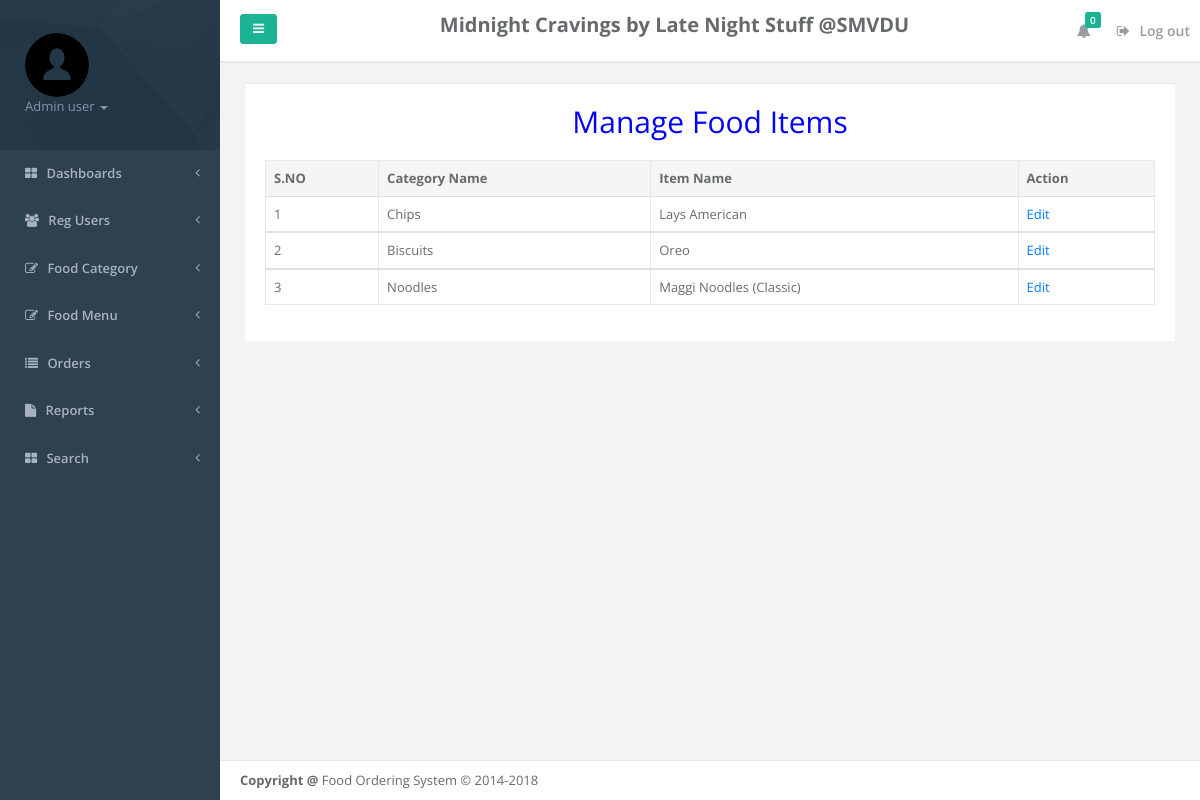
Page /admin/manage-fooditems.php (signed in) on the committed database.
### tables this page shows
CREATE TABLE `tblfood` (
  `ID` int(10) NOT NULL,
  `CategoryName` varchar(120) DEFAULT NULL,
  `ItemName` varchar(120) DEFAULT NULL,
  `ItemPrice` varchar(120) DEFAULT NULL,
  `ItemDes` varchar(500) DEFAULT NULL,
  `Image` varchar(120) DEFAULT NULL,
  `ItemQty` varchar(120) DEFAULT NULL
);

### admin/manage-fooditems.php (the view, shortened to what this page needs)
<?php
include('includes/dbconnection.php');
  ?>
<!DOCTYPE html>
<html>
<head>
    <link href="css/bootstrap.min.css" rel="stylesheet">
    <link href="font-awesome/css/font-awesome.css" rel="stylesheet">
    <link href="css/plugins/iCheck/custom.css" rel="stylesheet">
    <link href="css/plugins/steps/jquery.steps.css" rel="stylesheet">
    <link href="css/animate.css" rel="stylesheet">
    <link href="css/style.css" rel="stylesheet">
</head>
<body>
    <div id="wrapper">
    <?php include_once('includes/leftbar.php');?>
        <div id="page-wrapper" class="gray-bg">
             <?php include_once('includes/header.php');?>
        <div class="row border-bottom">
        </div>
        <div class="wrapper wrapper-content animated fadeInRight">
            <div class="row">
                <div class="col-lg-12">
                    <div class="ibox">
                        <div class="ibox-content">
                                 <table class="table table-bordered mg-b-0">
                                    <p style="text-align: center; color: blue;font-size: 30px">Manage Food Items </p>
              <thead>
                <tr>
                  <th>S.NO</th>
                  <th>Category Name</th>
                  <th>Item Name</th>
                  <th>Action</th>
                </tr>
              </thead>
              <?php
$ret=mysqli_query($con,"select * from tblfood");
$cnt=1;
while ($row=mysqli_fetch_array($ret)) {
?>
              <tbody>
                <tr>
                  <td><?php echo $cnt;?></td>
                  <td><?php  echo $row['CategoryName'];?></td>
                  <td><?php  echo $row['ItemName'];?></td>
                  <td><a href="editfooditem.php?editid=<?php echo $row['ID'];?>">Edit</a>
                </tr>
                <?php
$cnt=$cnt+1;
}?>
              </tbody>
            </table>
                        </div>
                    </div>
                    </div>
                </div>
            </div>
        <?php include_once('includes/footer.php');?>
        </div>
        </div>
</body>
</html>

### admin/includes/leftbar.php (shortened to what this page needs)
    <nav class="navbar-default navbar-static-side" role="navigation">
        <div class="sidebar-collapse">
            <ul class="nav metismenu" id="side-menu">
                <li class="nav-header">
                    <div class="dropdown profile-element">
                        <img alt="image" class="rounded-circle" src="img/user.png"/>
                        <a data-toggle="dropdown" class="dropdown-toggle" href="#">
                            <?php
$admid=$_SESSION['fosaid'];
$ret=mysqli_query($con,"select AdminName from tbladmin where ID='$admid'");
$row=mysqli_fetch_array($ret);
$name=$row['AdminName'];
?>
                            <span class="text-muted text-xs block"><?php echo $name; ?> <b class="caret"></b></span>
                        </a>
                    </div>
                </li>
                <li>
                    <a href="dashboard.php"><i class="fa fa-th-large"></i> <span class="nav-label">Dashboards</span> <span class="fa arrow"></span></a>
                                    </li>
                                    <li>
                    <a href="user-detail.php"><i class="fa fa-users"></i> <span class="nav-label">Reg Users</span> <span class="fa arrow"></span></a>
                                    </li>
                <li>
                    <a href="#"><i class="fa fa-edit"></i> <span class="nav-label">Food Category</span><span class="fa arrow"></span></a>
                </li>
 <li>
                    <a href="#"><i class="fa fa-edit"></i> <span class="nav-label">Food Menu</span><span class="fa arrow"></span></a>
                </li>
                <li>
                    <a href="#"><i class="fa fa-list"></i> <span class="nav-label">Orders</span><span class="fa arrow"></span></a>
                </li>
                   <li>
                    <a href="#"><i class="fa fa-file"></i> <span class="nav-label">Reports</span><span class="fa arrow"></span></a>
                </li>
                <li>
                    <a href="search.php"><i class="fa fa-th-large"></i> <span class="nav-label">Search</span> <span class="fa arrow"></span></a>
                                    </li>
            </ul>
        </div>
    </nav>

### rows in the picture
tblfood: CategoryName "Chips", ItemName "Lays American"
tblfood: CategoryName "Biscuits", ItemName "Oreo"
tblfood: CategoryName "Noodles", ItemName "Maggi Noodles (Classic)"

### other values in the picture
$name "Admin user"
$num "0"
